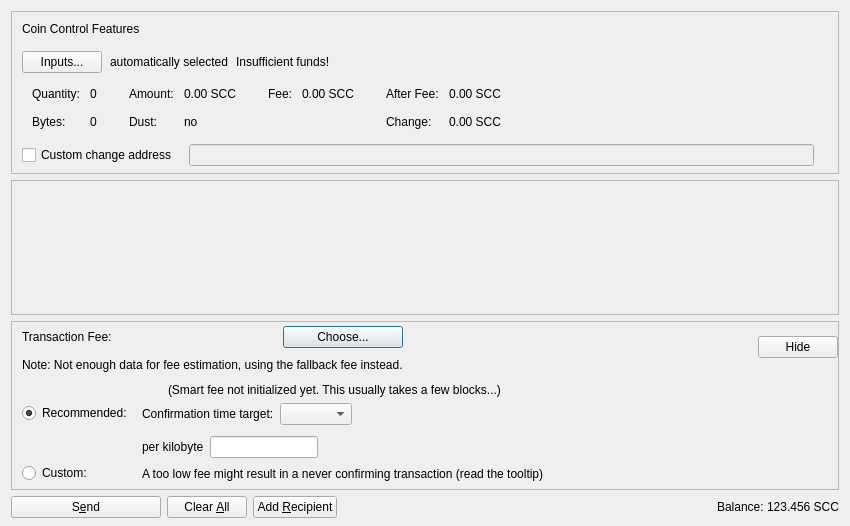
<?xml version="1.0" encoding="UTF-8"?>
<ui version="4.0">
 <class>SendCoinsDialog</class>
 <widget class="QDialog" name="SendCoinsDialog">
  <property name="geometry">
   <rect>
    <x>0</x>
    <y>0</y>
    <width>850</width>
    <height>526</height>
   </rect>
  </property>
  <property name="windowTitle">
   <string>Send Coins</string>
  </property>
  <layout class="QVBoxLayout" name="verticalLayout" stretch="0,1,0,0">
   <property name="bottomMargin">
    <number>8</number>
   </property>
   <item>
    <widget class="QFrame" name="frameCoinControl">
     <property name="sizePolicy">
      <sizepolicy hsizetype="Expanding" vsizetype="Expanding">
       <horstretch>0</horstretch>
       <verstretch>0</verstretch>
      </sizepolicy>
     </property>
     <property name="maximumSize">
      <size>
       <width>16777215</width>
       <height>16777215</height>
      </size>
     </property>
     <property name="frameShape">
      <enum>QFrame::StyledPanel</enum>
     </property>
     <property name="frameShadow">
      <enum>QFrame::Sunken</enum>
     </property>
     <layout class="QVBoxLayout" name="verticalLayoutCoinControl2">
      <property name="spacing">
       <number>0</number>
      </property>
      <property name="leftMargin">
       <number>0</number>
      </property>
      <property name="topMargin">
       <number>0</number>
      </property>
      <property name="rightMargin">
       <number>0</number>
      </property>
      <property name="bottomMargin">
       <number>6</number>
      </property>
      <item>
       <layout class="QVBoxLayout" name="verticalLayoutCoinControl" stretch="0,0,0,0,1">
        <property name="spacing">
         <number>0</number>
        </property>
        <property name="leftMargin">
         <number>10</number>
        </property>
        <property name="topMargin">
         <number>10</number>
        </property>
        <item>
         <layout class="QHBoxLayout" name="horizontalLayoutCoinControl1">
          <property name="bottomMargin">
           <number>15</number>
          </property>
          <item>
           <widget class="QLabel" name="labelCoinControlFeatures">
            <property name="sizePolicy">
             <sizepolicy hsizetype="Preferred" vsizetype="Maximum">
              <horstretch>0</horstretch>
              <verstretch>0</verstretch>
             </sizepolicy>
            </property>
            <property name="text">
             <string>Coin Control Features</string>
            </property>
           </widget>
          </item>
         </layout>
        </item>
        <item>
         <layout class="QHBoxLayout" name="horizontalLayoutCoinControl2" stretch="0,0,0,0">
          <property name="spacing">
           <number>8</number>
          </property>
          <property name="bottomMargin">
           <number>10</number>
          </property>
          <item>
           <widget class="QPushButton" name="pushButtonCoinControl">
            <property name="styleSheet">
             <string notr="true"/>
            </property>
            <property name="text">
             <string>Inputs...</string>
            </property>
            <property name="autoDefault">
             <bool>false</bool>
            </property>
           </widget>
          </item>
          <item>
           <widget class="QLabel" name="labelCoinControlAutomaticallySelected">
            <property name="text">
             <string>automatically selected</string>
            </property>
            <property name="margin">
             <number>5</number>
            </property>
           </widget>
          </item>
          <item>
           <widget class="QLabel" name="labelCoinControlInsuffFunds">
            <property name="text">
             <string>Insufficient funds!</string>
            </property>
            <property name="margin">
             <number>5</number>
            </property>
           </widget>
          </item>
          <item>
           <spacer name="horizontalSpacerCoinControl">
            <property name="orientation">
             <enum>Qt::Horizontal</enum>
            </property>
            <property name="sizeHint" stdset="0">
             <size>
              <width>40</width>
              <height>1</height>
             </size>
            </property>
           </spacer>
          </item>
         </layout>
        </item>
        <item>
         <widget class="QWidget" name="widgetCoinControl" native="true">
          <property name="sizePolicy">
           <sizepolicy hsizetype="Preferred" vsizetype="Preferred">
            <horstretch>0</horstretch>
            <verstretch>0</verstretch>
           </sizepolicy>
          </property>
          <property name="minimumSize">
           <size>
            <width>0</width>
            <height>0</height>
           </size>
          </property>
          <property name="styleSheet">
           <string notr="true"/>
          </property>
          <layout class="QHBoxLayout" name="horizontalLayoutCoinControl5">
           <property name="leftMargin">
            <number>0</number>
           </property>
           <property name="topMargin">
            <number>0</number>
           </property>
           <property name="rightMargin">
            <number>0</number>
           </property>
           <property name="bottomMargin">
            <number>0</number>
           </property>
           <item>
            <layout class="QHBoxLayout" name="horizontalLayoutCoinControl3" stretch="0,0,0,1">
             <property name="spacing">
              <number>20</number>
             </property>
             <property name="topMargin">
              <number>0</number>
             </property>
             <property name="bottomMargin">
              <number>10</number>
             </property>
             <item>
              <layout class="QFormLayout" name="formLayoutCoinControl1">
               <property name="horizontalSpacing">
                <number>10</number>
               </property>
               <property name="verticalSpacing">
                <number>14</number>
               </property>
               <property name="leftMargin">
                <number>10</number>
               </property>
               <property name="topMargin">
                <number>4</number>
               </property>
               <property name="rightMargin">
                <number>6</number>
               </property>
               <item row="0" column="0">
                <widget class="QLabel" name="labelCoinControlQuantityText">
                 <property name="text">
                  <string>Quantity:</string>
                 </property>
                 <property name="margin">
                  <number>0</number>
                 </property>
                </widget>
               </item>
               <item row="0" column="1">
                <widget class="QLabel" name="labelCoinControlQuantity">
                 <property name="cursor">
                  <cursorShape>IBeamCursor</cursorShape>
                 </property>
                 <property name="contextMenuPolicy">
                  <enum>Qt::ActionsContextMenu</enum>
                 </property>
                 <property name="text">
                  <string notr="true">0</string>
                 </property>
                 <property name="margin">
                  <number>0</number>
                 </property>
                 <property name="textInteractionFlags">
                  <set>Qt::LinksAccessibleByMouse|Qt::TextSelectableByKeyboard|Qt::TextSelectableByMouse</set>
                 </property>
                </widget>
               </item>
               <item row="1" column="0">
                <widget class="QLabel" name="labelCoinControlBytesText">
                 <property name="text">
                  <string>Bytes:</string>
                 </property>
                </widget>
               </item>
               <item row="1" column="1">
                <widget class="QLabel" name="labelCoinControlBytes">
                 <property name="cursor">
                  <cursorShape>IBeamCursor</cursorShape>
                 </property>
                 <property name="contextMenuPolicy">
                  <enum>Qt::ActionsContextMenu</enum>
                 </property>
                 <property name="text">
                  <string notr="true">0</string>
                 </property>
                 <property name="textInteractionFlags">
                  <set>Qt::LinksAccessibleByMouse|Qt::TextSelectableByKeyboard|Qt::TextSelectableByMouse</set>
                 </property>
                </widget>
               </item>
              </layout>
             </item>
             <item>
              <layout class="QFormLayout" name="formLayoutCoinControl2">
               <property name="horizontalSpacing">
                <number>10</number>
               </property>
               <property name="verticalSpacing">
                <number>14</number>
               </property>
               <property name="leftMargin">
                <number>6</number>
               </property>
               <property name="topMargin">
                <number>4</number>
               </property>
               <property name="rightMargin">
                <number>6</number>
               </property>
               <item row="0" column="0">
                <widget class="QLabel" name="labelCoinControlAmountText">
                 <property name="text">
                  <string>Amount:</string>
                 </property>
                 <property name="margin">
                  <number>0</number>
                 </property>
                </widget>
               </item>
               <item row="0" column="1">
                <widget class="QLabel" name="labelCoinControlAmount">
                 <property name="cursor">
                  <cursorShape>IBeamCursor</cursorShape>
                 </property>
                 <property name="contextMenuPolicy">
                  <enum>Qt::ActionsContextMenu</enum>
                 </property>
                 <property name="text">
                  <string notr="true">0.00 SCC</string>
                 </property>
                 <property name="textInteractionFlags">
                  <set>Qt::LinksAccessibleByMouse|Qt::TextSelectableByKeyboard|Qt::TextSelectableByMouse</set>
                 </property>
                </widget>
               </item>
               <item row="1" column="0">
                <widget class="QLabel" name="labelCoinControlLowOutputText">
                 <property name="text">
                  <string>Dust:</string>
                 </property>
                </widget>
               </item>
               <item row="1" column="1">
                <widget class="QLabel" name="labelCoinControlLowOutput">
                 <property name="cursor">
                  <cursorShape>IBeamCursor</cursorShape>
                 </property>
                 <property name="contextMenuPolicy">
                  <enum>Qt::ActionsContextMenu</enum>
                 </property>
                 <property name="text">
                  <string notr="true">no</string>
                 </property>
                 <property name="textInteractionFlags">
                  <set>Qt::LinksAccessibleByMouse|Qt::TextSelectableByKeyboard|Qt::TextSelectableByMouse</set>
                 </property>
                </widget>
               </item>
              </layout>
             </item>
             <item>
              <layout class="QFormLayout" name="formLayoutCoinControl3">
               <property name="horizontalSpacing">
                <number>10</number>
               </property>
               <property name="verticalSpacing">
                <number>14</number>
               </property>
               <property name="leftMargin">
                <number>6</number>
               </property>
               <property name="topMargin">
                <number>4</number>
               </property>
               <property name="rightMargin">
                <number>6</number>
               </property>
               <item row="0" column="0">
                <widget class="QLabel" name="labelCoinControlFeeText">
                 <property name="text">
                  <string>Fee:</string>
                 </property>
                 <property name="margin">
                  <number>0</number>
                 </property>
                </widget>
               </item>
               <item row="0" column="1">
                <widget class="QLabel" name="labelCoinControlFee">
                 <property name="cursor">
                  <cursorShape>IBeamCursor</cursorShape>
                 </property>
                 <property name="contextMenuPolicy">
                  <enum>Qt::ActionsContextMenu</enum>
                 </property>
                 <property name="text">
                  <string notr="true">0.00 SCC</string>
                 </property>
                 <property name="textInteractionFlags">
                  <set>Qt::LinksAccessibleByMouse|Qt::TextSelectableByKeyboard|Qt::TextSelectableByMouse</set>
                 </property>
                </widget>
               </item>
              </layout>
             </item>
             <item>
              <layout class="QFormLayout" name="formLayoutCoinControl4">
               <property name="horizontalSpacing">
                <number>10</number>
               </property>
               <property name="verticalSpacing">
                <number>14</number>
               </property>
               <property name="leftMargin">
                <number>6</number>
               </property>
               <property name="topMargin">
                <number>4</number>
               </property>
               <property name="rightMargin">
                <number>6</number>
               </property>
               <item row="0" column="0">
                <widget class="QLabel" name="labelCoinControlAfterFeeText">
                 <property name="text">
                  <string>After Fee:</string>
                 </property>
                 <property name="margin">
                  <number>0</number>
                 </property>
                </widget>
               </item>
               <item row="0" column="1">
                <widget class="QLabel" name="labelCoinControlAfterFee">
                 <property name="cursor">
                  <cursorShape>IBeamCursor</cursorShape>
                 </property>
                 <property name="contextMenuPolicy">
                  <enum>Qt::ActionsContextMenu</enum>
                 </property>
                 <property name="text">
                  <string notr="true">0.00 SCC</string>
                 </property>
                 <property name="textInteractionFlags">
                  <set>Qt::LinksAccessibleByMouse|Qt::TextSelectableByKeyboard|Qt::TextSelectableByMouse</set>
                 </property>
                </widget>
               </item>
               <item row="1" column="0">
                <widget class="QLabel" name="labelCoinControlChangeText">
                 <property name="text">
                  <string>Change:</string>
                 </property>
                </widget>
               </item>
               <item row="1" column="1">
                <widget class="QLabel" name="labelCoinControlChange">
                 <property name="cursor">
                  <cursorShape>IBeamCursor</cursorShape>
                 </property>
                 <property name="contextMenuPolicy">
                  <enum>Qt::ActionsContextMenu</enum>
                 </property>
                 <property name="text">
                  <string notr="true">0.00 SCC</string>
                 </property>
                 <property name="textInteractionFlags">
                  <set>Qt::LinksAccessibleByMouse|Qt::TextSelectableByKeyboard|Qt::TextSelectableByMouse</set>
                 </property>
                </widget>
               </item>
              </layout>
             </item>
            </layout>
           </item>
          </layout>
         </widget>
        </item>
        <item>
         <layout class="QHBoxLayout" name="horizontalLayoutCoinControl4" stretch="0,0,0">
          <property name="spacing">
           <number>12</number>
          </property>
          <property name="sizeConstraint">
           <enum>QLayout::SetDefaultConstraint</enum>
          </property>
          <property name="topMargin">
           <number>5</number>
          </property>
          <property name="rightMargin">
           <number>5</number>
          </property>
          <item>
           <widget class="QCheckBox" name="checkBoxCoinControlChange">
            <property name="toolTip">
             <string>If this is activated, but the change address is empty or invalid, change will be sent to a newly generated address.</string>
            </property>
            <property name="text">
             <string>Custom change address</string>
            </property>
           </widget>
          </item>
          <item>
           <widget class="QValidatedLineEdit" name="lineEditCoinControlChange">
            <property name="enabled">
             <bool>false</bool>
            </property>
            <property name="sizePolicy">
             <sizepolicy hsizetype="Expanding" vsizetype="Fixed">
              <horstretch>0</horstretch>
              <verstretch>0</verstretch>
             </sizepolicy>
            </property>
           </widget>
          </item>
          <item>
           <widget class="QLabel" name="labelCoinControlChangeLabel">
            <property name="sizePolicy">
             <sizepolicy hsizetype="Preferred" vsizetype="Expanding">
              <horstretch>0</horstretch>
              <verstretch>0</verstretch>
             </sizepolicy>
            </property>
            <property name="minimumSize">
             <size>
              <width>0</width>
              <height>0</height>
             </size>
            </property>
            <property name="text">
             <string/>
            </property>
            <property name="margin">
             <number>3</number>
            </property>
           </widget>
          </item>
         </layout>
        </item>
        <item>
         <spacer name="verticalSpacerCoinControl">
          <property name="orientation">
           <enum>Qt::Vertical</enum>
          </property>
          <property name="sizeHint" stdset="0">
           <size>
            <width>800</width>
            <height>1</height>
           </size>
          </property>
         </spacer>
        </item>
       </layout>
      </item>
     </layout>
    </widget>
   </item>
   <item>
    <widget class="QScrollArea" name="scrollArea">
     <property name="widgetResizable">
      <bool>true</bool>
     </property>
     <widget class="QWidget" name="scrollAreaWidgetContents">
      <property name="geometry">
       <rect>
        <x>0</x>
        <y>0</y>
        <width>830</width>
        <height>104</height>
       </rect>
      </property>
      <layout class="QVBoxLayout" name="verticalLayout_2" stretch="0,1">
       <property name="leftMargin">
        <number>0</number>
       </property>
       <property name="topMargin">
        <number>0</number>
       </property>
       <property name="rightMargin">
        <number>0</number>
       </property>
       <property name="bottomMargin">
        <number>0</number>
       </property>
       <item>
        <layout class="QVBoxLayout" name="entries">
         <property name="spacing">
          <number>6</number>
         </property>
        </layout>
       </item>
       <item>
        <spacer name="verticalSpacer">
         <property name="orientation">
          <enum>Qt::Vertical</enum>
         </property>
         <property name="sizeHint" stdset="0">
          <size>
           <width>20</width>
           <height>40</height>
          </size>
         </property>
        </spacer>
       </item>
      </layout>
     </widget>
    </widget>
   </item>
   <item>
    <widget class="QFrame" name="frameFee">
     <property name="sizePolicy">
      <sizepolicy hsizetype="Expanding" vsizetype="Expanding">
       <horstretch>0</horstretch>
       <verstretch>0</verstretch>
      </sizepolicy>
     </property>
     <property name="maximumSize">
      <size>
       <width>16777215</width>
       <height>16777215</height>
      </size>
     </property>
     <property name="frameShape">
      <enum>QFrame::StyledPanel</enum>
     </property>
     <property name="frameShadow">
      <enum>QFrame::Sunken</enum>
     </property>
     <layout class="QVBoxLayout" name="verticalLayoutFee1">
      <property name="spacing">
       <number>0</number>
      </property>
      <property name="leftMargin">
       <number>0</number>
      </property>
      <property name="topMargin">
       <number>0</number>
      </property>
      <property name="rightMargin">
       <number>0</number>
      </property>
      <property name="bottomMargin">
       <number>0</number>
      </property>
      <item>
       <layout class="QVBoxLayout" name="verticalLayoutFee2" stretch="0,0,0">
        <property name="spacing">
         <number>0</number>
        </property>
        <property name="leftMargin">
         <number>10</number>
        </property>
        <property name="topMargin">
         <number>0</number>
        </property>
        <item>
         <layout class="QHBoxLayout" name="horizontalLayoutFee1">
          <property name="bottomMargin">
           <number>0</number>
          </property>
          <item>
           <layout class="QVBoxLayout" name="verticalLayoutFee7">
            <property name="spacing">
             <number>0</number>
            </property>
            <item>
             <spacer name="verticalSpacerSmartFee">
              <property name="orientation">
               <enum>Qt::Vertical</enum>
              </property>
              <property name="sizeType">
               <enum>QSizePolicy::Fixed</enum>
              </property>
              <property name="sizeHint" stdset="0">
               <size>
                <width>1</width>
                <height>4</height>
               </size>
              </property>
             </spacer>
            </item>
            <item>
             <layout class="QHBoxLayout" name="horizontalLayoutSmartFee">
              <property name="spacing">
               <number>10</number>
              </property>
              <item>
               <widget class="QLabel" name="labelFeeHeadline">
                <property name="sizePolicy">
                 <sizepolicy hsizetype="Preferred" vsizetype="Maximum">
                  <horstretch>0</horstretch>
                  <verstretch>0</verstretch>
                 </sizepolicy>
                </property>
                <property name="text">
                 <string>Transaction Fee:</string>
                </property>
               </widget>
              </item>
              <item>
               <widget class="QLabel" name="labelFeeMinimized">
                <property name="text">
                 <string/>
                </property>
               </widget>
              </item>
              <item>
               <widget class="QPushButton" name="buttonChooseFee">
                <property name="text">
                 <string>Choose...</string>
                </property>
               </widget>
              </item>
             </layout>
            </item>
            <item>
             <spacer name="verticalSpacer_7">
              <property name="orientation">
               <enum>Qt::Vertical</enum>
              </property>
              <property name="sizeHint" stdset="0">
               <size>
                <width>1</width>
                <height>10</height>
               </size>
              </property>
             </spacer>
            </item>
            <item>
             <widget class="QLabel" name="fallbackFeeWarningLabel">
              <property name="toolTip">
               <string>Using the fallbackfee can result in sending a transaction that will take several hours or days (or never) to confirm. Consider choosing your fee manually or wait until you have validated the complete chain.</string>
              </property>
              <property name="text">
               <string>Note: Not enough data for fee estimation, using the fallback fee instead.</string>
              </property>
              <property name="wordWrap">
               <bool>false</bool>
              </property>
             </widget>
            </item>
            <item>
             <spacer name="verticalSpacer_5">
              <property name="orientation">
               <enum>Qt::Vertical</enum>
              </property>
              <property name="sizeHint" stdset="0">
               <size>
                <width>1</width>
                <height>1</height>
               </size>
              </property>
             </spacer>
            </item>
           </layout>
          </item>
          <item>
           <spacer name="horizontalSpacer_4">
            <property name="orientation">
             <enum>Qt::Horizontal</enum>
            </property>
            <property name="sizeHint" stdset="0">
             <size>
              <width>1</width>
              <height>1</height>
             </size>
            </property>
           </spacer>
          </item>
          <item>
           <widget class="QPushButton" name="buttonMinimizeFee">
            <property name="toolTip">
             <string>Hide transaction fee settings</string>
            </property>
            <property name="text">
             <string>Hide</string>
            </property>
           </widget>
          </item>
         </layout>
        </item>
        <item>
         <widget class="QFrame" name="frameFeeSelection">
          <layout class="QVBoxLayout" name="verticalLayoutFee12">
           <property name="spacing">
            <number>0</number>
           </property>
           <property name="leftMargin">
            <number>0</number>
           </property>
           <property name="topMargin">
            <number>0</number>
           </property>
           <property name="rightMargin">
            <number>0</number>
           </property>
           <property name="bottomMargin">
            <number>0</number>
           </property>
           <item>
            <layout class="QGridLayout" name="gridLayoutFee">
             <property name="topMargin">
              <number>10</number>
             </property>
             <property name="bottomMargin">
              <number>4</number>
             </property>
             <property name="horizontalSpacing">
              <number>10</number>
             </property>
             <property name="verticalSpacing">
              <number>4</number>
             </property>
             <item row="1" column="1">
              <layout class="QVBoxLayout" name="verticalLayoutFee8">
               <property name="spacing">
                <number>6</number>
               </property>
               <property name="topMargin">
                <number>3</number>
               </property>
               <item>
                <layout class="QHBoxLayout" name="horizontalLayoutFee13" stretch="0,0,1">
                 <item>
                  <widget class="QLabel" name="labelCustomPerKilobyte">
                   <property name="toolTip">
                    <string>If the custom fee is set to 1000 olegs and the transaction is only 250 bytes, then &quot;per kilobyte&quot; only pays 250 olegs in fee,&lt;br /&gt;while &quot;at least&quot; pays 1000 olegs. For transactions bigger than a kilobyte both pay by kilobyte.</string>
                   </property>
                   <property name="text">
                    <string>per kilobyte</string>
                   </property>
                  </widget>
                 </item>
                 <item>
                  <widget class="BitcoinAmountField" name="customFee"/>
                 </item>
                 <item>
                  <spacer name="horizontalSpacer_6">
                   <property name="orientation">
                    <enum>Qt::Horizontal</enum>
                   </property>
                   <property name="sizeHint" stdset="0">
                    <size>
                     <width>1</width>
                     <height>1</height>
                    </size>
                   </property>
                  </spacer>
                 </item>
                </layout>
               </item>
               <item>
                <layout class="QHBoxLayout" name="horizontalLayoutFee8">
                 <item>
                  <widget class="QLabel" name="labelCustomFeeWarning">
                   <property name="enabled">
                    <bool>true</bool>
                   </property>
                   <property name="toolTip">
                    <string>Paying only the minimum fee is just fine as long as there is less transaction volume than space in the blocks.&lt;br /&gt;But be aware that this can end up in a never confirming transaction once there is more demand for scc transactions than the network can process.</string>
                   </property>
                   <property name="text">
                    <string>A too low fee might result in a never confirming transaction (read the tooltip)</string>
                   </property>
                  </widget>
                 </item>
                 <item>
                  <spacer name="horizontalSpacer_2">
                   <property name="orientation">
                    <enum>Qt::Horizontal</enum>
                   </property>
                   <property name="sizeHint" stdset="0">
                    <size>
                     <width>1</width>
                     <height>1</height>
                    </size>
                   </property>
                  </spacer>
                 </item>
                </layout>
               </item>
              </layout>
             </item>
             <item row="0" column="0">
              <layout class="QVBoxLayout" name="verticalLayoutFee4" stretch="0,1">
               <property name="topMargin">
                <number>20</number>
               </property>
               <property name="bottomMargin">
                <number>3</number>
               </property>
               <item>
                <widget class="QRadioButton" name="radioSmartFee">
                 <property name="text">
                  <string>Recommended:</string>
                 </property>
                 <property name="checked">
                  <bool>true</bool>
                 </property>
                 <attribute name="buttonGroup">
                  <string notr="true">groupFee</string>
                 </attribute>
                </widget>
               </item>
               <item>
                <spacer name="verticalSpacer_2">
                 <property name="orientation">
                  <enum>Qt::Vertical</enum>
                 </property>
                 <property name="sizeHint" stdset="0">
                  <size>
                   <width>1</width>
                   <height>1</height>
                  </size>
                 </property>
                </spacer>
               </item>
              </layout>
             </item>
             <item row="1" column="0">
              <layout class="QVBoxLayout" name="verticalLayoutFee9" stretch="0,1">
               <property name="topMargin">
                <number>30</number>
               </property>
               <item>
                <widget class="QRadioButton" name="radioCustomFee">
                 <property name="text">
                  <string>Custom:</string>
                 </property>
                 <attribute name="buttonGroup">
                  <string notr="true">groupFee</string>
                 </attribute>
                </widget>
               </item>
               <item>
                <spacer name="verticalSpacer_6">
                 <property name="orientation">
                  <enum>Qt::Vertical</enum>
                 </property>
                 <property name="sizeHint" stdset="0">
                  <size>
                   <width>1</width>
                   <height>1</height>
                  </size>
                 </property>
                </spacer>
               </item>
              </layout>
             </item>
             <item row="0" column="1">
              <layout class="QVBoxLayout" name="verticalLayoutFee3" stretch="0,0,1">
               <property name="spacing">
                <number>6</number>
               </property>
               <property name="topMargin">
                <number>0</number>
               </property>
               <property name="bottomMargin">
                <number>3</number>
               </property>
               <item>
                <layout class="QHBoxLayout" name="horizontalLayoutFee12">
                 <item>
                  <widget class="QLabel" name="labelSmartFee">
                   <property name="text">
                    <string/>
                   </property>
                  </widget>
                 </item>
                 <item>
                  <widget class="QLabel" name="labelFeeEstimation">
                   <property name="text">
                    <string/>
                   </property>
                  </widget>
                 </item>
                 <item>
                  <widget class="QLabel" name="labelSmartFee2">
                   <property name="text">
                    <string>(Smart fee not initialized yet. This usually takes a few blocks...)</string>
                   </property>
                  </widget>
                 </item>
                 <item>
                  <spacer name="horizontalSpacer_5">
                   <property name="orientation">
                    <enum>Qt::Horizontal</enum>
                   </property>
                   <property name="sizeHint" stdset="0">
                    <size>
                     <width>1</width>
                     <height>1</height>
                    </size>
                   </property>
                  </spacer>
                 </item>
                </layout>
               </item>
               <item>
                <layout class="QHBoxLayout" name="horizontalLayoutFee9">
                 <item>
                  <layout class="QVBoxLayout" name="verticalLayoutFee6">
                   <item>
                    <widget class="QLabel" name="labelSmartFee3">
                     <property name="text">
                      <string>Confirmation time target:</string>
                     </property>
                    </widget>
                   </item>
                  </layout>
                 </item>
                 <item>
                  <layout class="QVBoxLayout" name="verticalLayoutFee5">
                   <property name="rightMargin">
                    <number>30</number>
                   </property>
                   <item>
                    <layout class="QHBoxLayout" name="horizontalLayoutConfTarget">
                     <property name="bottomMargin">
                      <number>0</number>
                     </property>
                     <item>
                      <widget class="QComboBox" name="confTargetSelector"/>
                     </item>
                     <item>
                      <spacer name="horizontalSpacerConfTarget">
                       <property name="orientation">
                        <enum>Qt::Horizontal</enum>
                       </property>
                       <property name="sizeHint" stdset="0">
                        <size>
                         <width>40</width>
                         <height>20</height>
                        </size>
                       </property>
                      </spacer>
                     </item>
                    </layout>
                   </item>
                  </layout>
                 </item>
                </layout>
               </item>
               <item>
                <spacer name="verticalSpacer_4">
                 <property name="orientation">
                  <enum>Qt::Vertical</enum>
                 </property>
                 <property name="sizeHint" stdset="0">
                  <size>
                   <width>1</width>
                   <height>1</height>
                  </size>
                 </property>
                </spacer>
               </item>
              </layout>
             </item>
            </layout>
           </item>
          </layout>
         </widget>
        </item>
        <item>
         <spacer name="verticalSpacerFee">
          <property name="orientation">
           <enum>Qt::Vertical</enum>
          </property>
          <property name="sizeHint" stdset="0">
           <size>
            <width>800</width>
            <height>1</height>
           </size>
          </property>
         </spacer>
        </item>
       </layout>
      </item>
     </layout>
    </widget>
   </item>
   <item>
    <layout class="QHBoxLayout" name="horizontalLayout">
     <item>
      <widget class="QPushButton" name="sendButton">
       <property name="minimumSize">
        <size>
         <width>150</width>
         <height>0</height>
        </size>
       </property>
       <property name="toolTip">
        <string>Confirm the send action</string>
       </property>
       <property name="text">
        <string>S&amp;end</string>
       </property>
       <property name="autoDefault">
        <bool>false</bool>
       </property>
       <property name="default">
        <bool>false</bool>
       </property>
      </widget>
     </item>
     <item>
      <widget class="QPushButton" name="clearButton">
       <property name="sizePolicy">
        <sizepolicy hsizetype="Minimum" vsizetype="Fixed">
         <horstretch>0</horstretch>
         <verstretch>0</verstretch>
        </sizepolicy>
       </property>
       <property name="toolTip">
        <string>Clear all fields of the form.</string>
       </property>
       <property name="text">
        <string>Clear &amp;All</string>
       </property>
       <property name="autoDefault">
        <bool>false</bool>
       </property>
      </widget>
     </item>
     <item>
      <widget class="QPushButton" name="addButton">
       <property name="toolTip">
        <string>Send to multiple recipients at once</string>
       </property>
       <property name="text">
        <string>Add &amp;Recipient</string>
       </property>
       <property name="autoDefault">
        <bool>false</bool>
       </property>
      </widget>
     </item>
     <item>
      <spacer name="horizontalSpacer">
       <property name="orientation">
        <enum>Qt::Horizontal</enum>
       </property>
       <property name="sizeHint" stdset="0">
        <size>
         <width>40</width>
         <height>20</height>
        </size>
       </property>
      </spacer>
     </item>
     <item>
      <layout class="QHBoxLayout" name="horizontalLayout_2">
       <property name="spacing">
        <number>3</number>
       </property>
       <item>
        <widget class="QLabel" name="labelBalanceText">
         <property name="text">
          <string>Balance:</string>
         </property>
        </widget>
       </item>
       <item>
        <widget class="QLabel" name="labelBalance">
         <property name="sizePolicy">
          <sizepolicy hsizetype="Preferred" vsizetype="Preferred">
           <horstretch>0</horstretch>
           <verstretch>0</verstretch>
          </sizepolicy>
         </property>
         <property name="cursor">
          <cursorShape>IBeamCursor</cursorShape>
         </property>
         <property name="text">
          <string notr="true">123.456 SCC</string>
         </property>
         <property name="textInteractionFlags">
          <set>Qt::LinksAccessibleByMouse|Qt::TextSelectableByKeyboard|Qt::TextSelectableByMouse</set>
         </property>
        </widget>
       </item>
      </layout>
     </item>
    </layout>
   </item>
  </layout>
 </widget>
 <customwidgets>
  <customwidget>
   <class>QValidatedLineEdit</class>
   <extends>QLineEdit</extends>
   <header>qt/qvalidatedlineedit.h</header>
  </customwidget>
  <customwidget>
   <class>BitcoinAmountField</class>
   <extends>QLineEdit</extends>
   <header>qt/bitcoinamountfield.h</header>
   <container>1</container>
  </customwidget>
 </customwidgets>
 <resources>
  <include location="../scc.qrc"/>
 </resources>
 <connections/>
 <buttongroups>
  <buttongroup name="groupFee"/>
 </buttongroups>
</ui>
